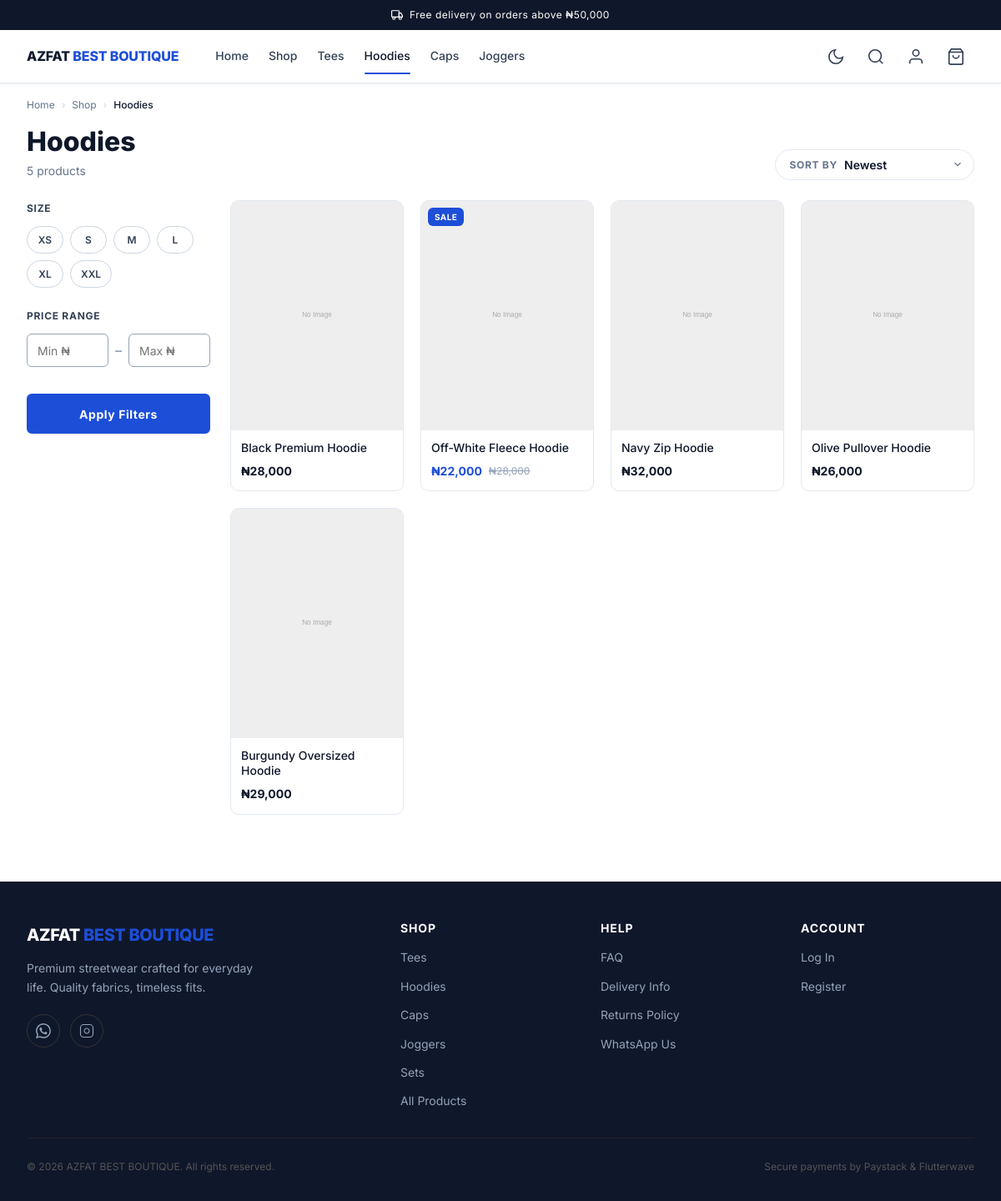
The page /category/hoodies on the database its author committed.
### tables this page shows
CREATE TABLE `categories` (
    `id`          INT UNSIGNED NOT NULL AUTO_INCREMENT,
    `name`        VARCHAR(100)  NOT NULL,
    `slug`        VARCHAR(100)  NOT NULL,
    `description` TEXT          NULL,
    `image`       VARCHAR(255)  NULL,
    `is_active`   TINYINT(1)    NOT NULL DEFAULT 1,
    `sort_order`  INT           NOT NULL DEFAULT 0,
    `created_at`  TIMESTAMP     NOT NULL DEFAULT CURRENT_TIMESTAMP,
    `updated_at`  TIMESTAMP     NOT NULL DEFAULT CURRENT_TIMESTAMP ON UPDATE CURRENT_TIMESTAMP,
    PRIMARY KEY (`id`),
    UNIQUE KEY `uq_categories_slug` (`slug`),
    KEY `idx_categories_is_active` (`is_active`),
    KEY `idx_categories_sort_order` (`sort_order`)
);

CREATE TABLE `products` (
    `id`          INT UNSIGNED  NOT NULL AUTO_INCREMENT,
    `category_id` INT UNSIGNED  NOT NULL,
    `name`        VARCHAR(255)  NOT NULL,
    `slug`        VARCHAR(255)  NOT NULL,
    `description` TEXT          NULL,
    `price`       INT           NOT NULL COMMENT 'Price in kobo',
    `sale_price`  INT           NULL     COMMENT 'Sale price in kobo; NULL = no active sale',
    `sku`         VARCHAR(100)  NULL,
    `is_active`   TINYINT(1)    NOT NULL DEFAULT 1,
    `is_featured` TINYINT(1)    NOT NULL DEFAULT 0,
    `total_stock` INT           NOT NULL DEFAULT 0,
    `created_at`  TIMESTAMP     NOT NULL DEFAULT CURRENT_TIMESTAMP,
    `updated_at`  TIMESTAMP     NOT NULL DEFAULT CURRENT_TIMESTAMP ON UPDATE CURRENT_TIMESTAMP,
    PRIMARY KEY (`id`),
    UNIQUE KEY `uq_products_slug` (`slug`),
    UNIQUE KEY `uq_products_sku`  (`sku`),
    KEY `idx_products_category_id` (`category_id`),
    KEY `idx_products_is_active`   (`is_active`),
    KEY `idx_products_is_featured` (`is_featured`),
    CONSTRAINT `fk_products_category_id`
        FOREIGN KEY (`category_id`) REFERENCES `categories` (`id`)
        ON DELETE CASCADE
);

### app/Controllers/ShopController.php (called while the page is built, shortened)
<?php
require_once APP_PATH . '/Models/ProductModel.php';
require_once APP_PATH . '/Models/CategoryModel.php';
class ShopController {
    public function category(array $params = []): void {
        $slug = $params['slug'] ?? '';
        $categoryModel = new CategoryModel();
        $category      = $categoryModel->getBySlug($slug);
        $productModel = new ProductModel();
        $page    = max(1, (int) ($_GET['page'] ?? 1));
        $perPage = 12;
        $sort    = $this->sanitiseSort($_GET['sort'] ?? 'newest');
        $filters = $this->extractFilters($_GET);
        $totalItems = $productModel->countByCategory($slug, $filters);
        $totalPages = max(1, (int) ceil($totalItems / $perPage));
        $page       = min($page, $totalPages);
        $products   = $productModel->getByCategory($slug, $filters, $sort, $page, $perPage);
        $pagination = [
            'current'     => $page,
            'total_pages' => $totalPages,
            'total_items' => $totalItems,
            'per_page'    => $perPage,
        ];
        require VIEW_PATH . '/shop/category.php';
        require VIEW_PATH . '/layouts/main.php';
    }
    private function sanitiseSort(string $sort): string {
        $allowed = ['newest', 'price_asc', 'price_desc', 'name_asc'];
        return in_array($sort, $allowed, true) ? $sort : 'newest';
    }
    private function extractFilters(array $input): array {
        $filters = [];
        return $filters;
    }
}

### public/index.php (called while the page is built, shortened)
<?php
require_once dirname(__DIR__) . '/config/app.php';
require_once dirname(__DIR__) . '/app/helpers.php';
require_once dirname(__DIR__) . '/app/Router.php';
$router = new Router();
$router->dispatch();

### app/helpers.php (called while the page is built, shortened)
<?php
function money(int $kobo): string {
    $naira = $kobo / 100;
    if ($kobo % 100 === 0) {
        return '₦' . number_format($naira, 0);
    }
    return '₦' . number_format($naira, 2);
}
function e(mixed $value): string {
    return htmlspecialchars((string) $value, ENT_QUOTES | ENT_SUBSTITUTE, 'UTF-8');
}
function url(string $path = ''): string {
    $base = rtrim(APP_URL, '/');
    $path = '/' . ltrim($path, '/');
    return $base . $path;
}
function isLoggedIn(): bool {
    return !empty($_SESSION['user_id']);
}

### app/Models/CategoryModel.php (called while the page is built, shortened)
<?php
class CategoryModel {
    public function getBySlug(string $slug): ?array {
        $db = getDB();
        $stmt = $db->prepare("
            SELECT id, name, slug, description, image, sort_order
            FROM categories
            WHERE slug = :slug AND is_active = 1
            LIMIT 1
        ");
        $stmt->execute([':slug' => $slug]);
        $row = $stmt->fetch();
        return $row ?: null;
    }
}

### app/Models/ProductModel.php (called while the page is built, shortened)
<?php
class ProductModel {
    public function getByCategory(
        string $slug,
        array  $filters = [],
        string $sort    = 'newest',
        int    $page    = 1,
        int    $perPage = 12
    ): array {
        $db     = getDB();
        $offset = ($page - 1) * $perPage;
        [$where, $bindings] = $this->buildCategoryWhere($slug, $filters);
        $orderBy = $this->buildOrderBy($sort);
        $sql = "
            SELECT p.id, p.name, p.slug, p.price, p.sale_price, p.total_stock,
                   pi.image_path AS primary_image, pi.alt_text AS image_alt
            FROM products p
            LEFT JOIN product_images pi ON pi.product_id = p.id AND pi.is_primary = 1
            {$where}
            {$orderBy}
            LIMIT :limit OFFSET :offset
        ";
        $stmt = $db->prepare($sql);
        foreach ($bindings as $key => $value) {
            if (is_int($value)) {
                $stmt->bindValue($key, $value, PDO::PARAM_INT);
            } else {
                $stmt->bindValue($key, $value, PDO::PARAM_STR);
            }
        }
        $stmt->bindValue(':limit',  $perPage, PDO::PARAM_INT);
        $stmt->bindValue(':offset', $offset,  PDO::PARAM_INT);
        $stmt->execute();
        return $stmt->fetchAll();
    }
    public function countByCategory(string $slug, array $filters = []): int {
        $db = getDB();
        [$where, $bindings] = $this->buildCategoryWhere($slug, $filters);
        $sql = "SELECT COUNT(DISTINCT p.id) FROM products p
                LEFT JOIN product_images pi ON pi.product_id = p.id AND pi.is_primary = 1
                {$where}";
        $stmt = $db->prepare($sql);
        foreach ($bindings as $key => $value) {
            if (is_int($value)) {
                $stmt->bindValue($key, $value, PDO::PARAM_INT);
            } else {
                $stmt->bindValue($key, $value, PDO::PARAM_STR);
            }
        }
        $stmt->execute();
        return (int) $stmt->fetchColumn();
    }
    private function buildCategoryWhere(string $slug, array $filters): array {
        $conditions = [
            'p.is_active = 1',
            'EXISTS (SELECT 1 FROM categories c WHERE c.id = p.category_id AND c.slug = :cat_slug AND c.is_active = 1)',
        ];
        $bindings = [':cat_slug' => $slug];
        $this->applyFilterConditions($filters, $conditions, $bindings);
        $where = 'WHERE ' . implode(' AND ', $conditions);
        return [$where, $bindings];
    }
    private function buildOrderBy(string $sort): string {
        return match ($sort) {
            'price_asc'  => 'ORDER BY COALESCE(p.sale_price, p.price) ASC',
            'price_desc' => 'ORDER BY COALESCE(p.sale_price, p.price) DESC',
            'name_asc'   => 'ORDER BY p.name ASC',
            default      => 'ORDER BY p.created_at DESC',
        };
    }
}

### app/Views/partials/product-card.php (the view, shortened to what this page needs)
<?php
$price        = (int) ($product['price'] ?? 0);
$salePrice    = isset($product['sale_price']) && $product['sale_price'] ? (int) $product['sale_price'] : null;
$stock        = (int) ($product['total_stock'] ?? 0);
$isSoldOut    = $stock === 0;
$isOnSale     = $salePrice !== null && $salePrice < $price;
$displayPrice = $isOnSale ? $salePrice : $price;
$image   = $product['primary_image'] ?? null;
$imgAlt  = e($product['image_alt'] ?? $product['name']);
$imgSrc  = $image
    ? (str_starts_with($image, 'http') ? $image : url('/images/products/' . $image))
    : url('/images/placeholder.svg');
$productUrl = url('/product/' . e($product['slug']));
$cardUrl    = isLoggedIn()
    ? $productUrl
    : url('/account/login') . '?redirect=' . urlencode($productUrl);
?>
<article class="product-card" aria-label="<?= e($product['name']) ?>">
    <a href="<?= $cardUrl ?>" class="product-card__image-wrap">
        <img
            src="<?= $imgSrc ?>"
            alt="<?= $imgAlt ?>"
            width="400"
            height="533"
            loading="lazy"
        >
        <?php if ($isSoldOut): ?>
            <span class="product-card__badge product-card__badge--sold-out">Sold Out</span>
        <?php elseif ($isOnSale): ?>
            <span class="product-card__badge product-card__badge--sale">Sale</span>
        <?php endif; ?>
    </a>
    <div class="product-card__body">
        <a href="<?= $cardUrl ?>" class="product-card__name">
            <?= e($product['name']) ?>
        </a>
        <div class="product-card__price">
            <span class="product-card__price--current <?= $isOnSale ? 'product-card__price--sale' : '' ?>">
                <?= money($displayPrice) ?>
            </span>
            <?php if ($isOnSale): ?>
                <span class="product-card__price--original" aria-label="Original price">
                    <?= money($price) ?>
                </span>
            <?php endif; ?>
        </div>
    </div>
</article>

### app/Views/shop/category.php (shortened to what this page needs)
<?php
$currentSort     = $sort ?? 'newest';
$currentFilters  = $filters ?? [];
$currentSize     = $currentFilters['size'] ?? '';
$currentMinPrice = $_GET['min_price'] ?? '';
$currentMaxPrice = $_GET['max_price'] ?? '';
$catUrl          = url('/category/' . e($category['slug']));
?>
<nav class="breadcrumb" aria-label="Breadcrumb">
    <a href="<?= url('/') ?>">Home</a>
    <span class="breadcrumb__sep">›</span>
    <a href="<?= url('/shop') ?>">Shop</a>
    <span class="breadcrumb__sep">›</span>
    <span class="breadcrumb__current"><?= e($category['name']) ?></span>
</nav>
<div class="shop-page-header">
    <div>
        <h1 class="page-title" style="margin-bottom:0;"><?= e($category['name']) ?></h1>
        <?php if ($pagination['total_items'] > 0): ?>
        <p class="shop-result-count"><?= (int)$pagination['total_items'] ?> product<?= $pagination['total_items'] !== 1 ? 's' : '' ?></p>
        <?php endif; ?>
    </div>
    <form method="GET" action="<?= $catUrl ?>" class="sort-form">
        <label for="cat-sort-select" class="sort-form__label">Sort by</label>
        <div class="sort-form__select-wrap">
            <select id="cat-sort-select" name="sort" onchange="this.form.submit()" class="sort-form__select" aria-label="Sort products">
                <option value="newest"     <?= $currentSort === 'newest'     ? 'selected' : '' ?>>Newest</option>
            </select>
            <svg viewBox="0 0 24 24" fill="none" stroke="currentColor" stroke-width="2" width="14" height="14" aria-hidden="true"><path d="M6 9l6 6 6-6"/></svg>
        </div>
    </form>
</div>
<div class="shop-layout">
    <aside id="filter-sidebar" class="filter-sidebar" aria-label="Product filters">
        <form method="GET" action="<?= $catUrl ?>" id="filter-form">
            <div class="filter-group">
                <p class="filter-group__title">Size</p>
                <div class="filter-chips" role="group" aria-label="Filter by size" id="size-chips">
                    <?php foreach (['XS','S','M','L','XL','XXL'] as $sz): ?>
                    <button
                        type="button"
                        class="filter-chip js-size-chip <?= $currentSize === $sz ? 'active' : '' ?>"
                        data-size="<?= e($sz) ?>"
                        aria-pressed="<?= $currentSize === $sz ? 'true' : 'false' ?>"
                    ><?= e($sz) ?></button>
                    <?php endforeach; ?>
                </div>
            </div>
            <div class="filter-group">
                <p class="filter-group__title">Price Range</p>
                <div class="price-range-row">
                    <input type="number" name="min_price" placeholder="Min ₦" value="<?= $currentMinPrice !== '' ? e($currentMinPrice) : '' ?>" min="0" step="500" class="price-input" aria-label="Min price">
                    <span class="price-range-sep">–</span>
                    <input type="number" name="max_price" placeholder="Max ₦" value="<?= $currentMaxPrice !== '' ? e($currentMaxPrice) : '' ?>" min="0" step="500" class="price-input" aria-label="Max price">
                </div>
            </div>
            <button type="submit" class="btn btn--primary btn--full" style="margin-top:var(--space-2);">Apply Filters</button>
        </form>
    </aside>
    <div>
        <?php if (!empty($products)): ?>
        <div class="product-grid" role="list" aria-label="<?= e($category['name']) ?> products">
            <?php foreach ($products as $product): ?>
            <div role="listitem"><?php require VIEW_PATH . '/partials/product-card.php'; ?></div>
            <?php endforeach; ?>
        </div>
        <?php endif; ?>
    </div>
</div>

### app/Router.php (shortened to what this page needs)
<?php
class Router {
    private array $routes = [];
    public function get(string $path, string $controller, string $action): void {
        $this->routes['GET'][$path] = [$controller, $action];
    }
    public function post(string $path, string $controller, string $action): void {
        $this->routes['POST'][$path] = [$controller, $action];
    }
    public function dispatch(): void {
        $method = $_SERVER['REQUEST_METHOD'] ?? 'GET';
        $uri    = $this->parseUri();
        foreach ($this->routes[$method] ?? [] as $pattern => [$controller, $action]) {
            $params = $this->matchRoute($pattern, $uri);
            if ($params !== null) {
                $this->callAction($controller, $action, $params);
                return;
            }
        }
    }
    private function parseUri(): string {
        $uri      = $_SERVER['REQUEST_URI'] ?? '/';
        $basePath = parse_url(APP_URL, PHP_URL_PATH) ?? '';
        if ($basePath && str_starts_with($uri, $basePath)) {
            $uri = substr($uri, strlen($basePath));
        }
        $uri = '/' . trim($uri, '/');
        return $uri === '/' ? '/' : rtrim($uri, '/');
    }
    private function matchRoute(string $pattern, string $uri): ?array {
        $regex = preg_replace('/:([a-zA-Z_]+)/', '(?P<$1>[^/]+)', $pattern);
        $regex = '#^' . $regex . '$#';
        if (!preg_match($regex, $uri, $matches)) {
            return null;
        }
        return array_filter($matches, fn($k) => is_string($k), ARRAY_FILTER_USE_KEY);
    }
    private function callAction(string $controller, string $action, array $params): void {
        $instance = new $controller();
        $instance->$action($params);
    }
}

### rows shown on the page
categories: name "Hoodies"
products: name "Black Premium Hoodie", price "₦28,000"
products: total_stock "SALE", name "Off-White Fleece Hoodie", money($displayPrice) "₦22,000", price "₦28,000"
products: name "Navy Zip Hoodie", price "₦32,000"
products: name "Olive Pullover Hoodie", price "₦26,000"
products: name "Burgundy Oversized Hoodie", price "₦29,000"

### other values the page prints
$threshold "₦50,000"
$pagination['total_items'] "5"
$sz "XS"
$sz "S"
$sz "M"
$sz "L"
$sz "XL"
$sz "XXL"
